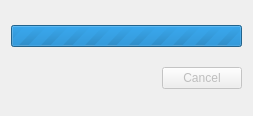
<?xml version="1.0" encoding="UTF-8"?>
<ui version="4.0">
 <class>ExportProgressDialog</class>
 <widget class="QDialog" name="ExportProgressDialog">
  <property name="windowModality">
   <enum>Qt::WindowModal</enum>
  </property>
  <property name="geometry">
   <rect>
    <x>0</x>
    <y>0</y>
    <width>253</width>
    <height>116</height>
   </rect>
  </property>
  <property name="windowTitle">
   <string>Exporting corpus…</string>
  </property>
  <property name="modal">
   <bool>true</bool>
  </property>
  <layout class="QVBoxLayout" name="verticalLayout">
   <item>
    <widget class="QProgressBar" name="progressBar">
     <property name="maximum">
      <number>0</number>
     </property>
     <property name="value">
      <number>-1</number>
     </property>
     <property name="invertedAppearance">
      <bool>false</bool>
     </property>
    </widget>
   </item>
   <item>
    <widget class="QDialogButtonBox" name="buttonBox">
     <property name="enabled">
      <bool>false</bool>
     </property>
     <property name="orientation">
      <enum>Qt::Horizontal</enum>
     </property>
     <property name="standardButtons">
      <set>QDialogButtonBox::Cancel</set>
     </property>
    </widget>
   </item>
  </layout>
 </widget>
 <resources/>
 <connections>
  <connection>
   <sender>buttonBox</sender>
   <signal>accepted()</signal>
   <receiver>ExportProgressDialog</receiver>
   <slot>accept()</slot>
   <hints>
    <hint type="sourcelabel">
     <x>248</x>
     <y>254</y>
    </hint>
    <hint type="destinationlabel">
     <x>157</x>
     <y>274</y>
    </hint>
   </hints>
  </connection>
  <connection>
   <sender>buttonBox</sender>
   <signal>rejected()</signal>
   <receiver>ExportProgressDialog</receiver>
   <slot>reject()</slot>
   <hints>
    <hint type="sourcelabel">
     <x>316</x>
     <y>260</y>
    </hint>
    <hint type="destinationlabel">
     <x>286</x>
     <y>274</y>
    </hint>
   </hints>
  </connection>
 </connections>
</ui>
